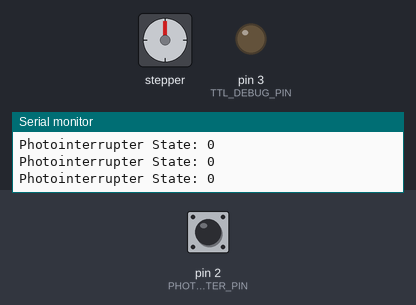
A sketch run on a simulated Arduino Uno, built with avr-gcc and run on an emulated ATmega328P. On the bench: stepper motor, output pins drawn as LEDs (lit = HIGH), the last lines printed to the serial monitor. The test bench sets the inputs (shaded band); at power-on: pin 2 (PHOTO_INTERRUPTER_PIN) LOW. The local clock reads 2024-03-15 10:24:30 at power-on unless the sketch sets it; storage starts empty; stepper angles assume 513 steps per turn; pins used as bus, display or sensor lines are not drawn.

Above: at 1.2 s.
1.3 s: pin 2 (PHOTO_INTERRUPTER_PIN) pulled HIGH for 1 s
At 3.3 s:
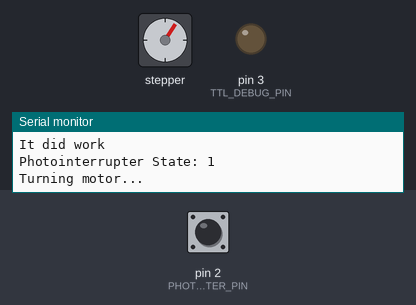
4.4 s: pin 2 (PHOTO_INTERRUPTER_PIN) pulled HIGH for 0.6 s
At 6.2 s:
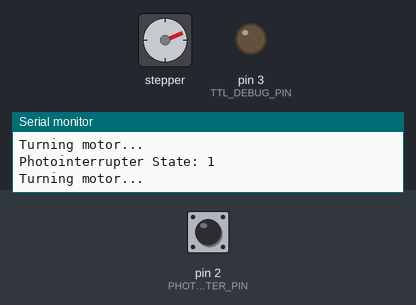
6.8 s: pin 2 (PHOTO_INTERRUPTER_PIN) pulled HIGH for 0.6 s
At 8.8 s:
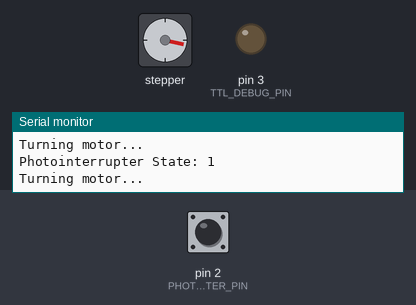
9.1 s: pin 2 (PHOTO_INTERRUPTER_PIN) pulled HIGH for 3.2 s
At 10.7 s:
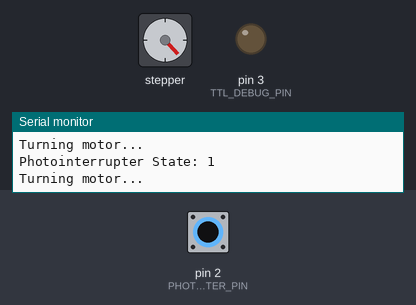
13.8 s: pin 2 (PHOTO_INTERRUPTER_PIN) pulled HIGH for 0.6 s
At 15.5 s:
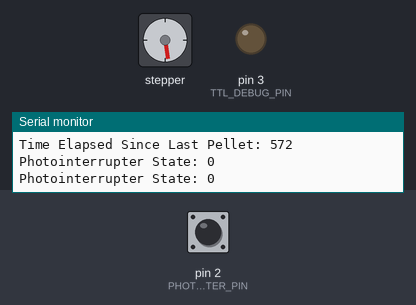
16.3 s: pin 2 (PHOTO_INTERRUPTER_PIN) pulled HIGH for 1 s
At 18.5 s:
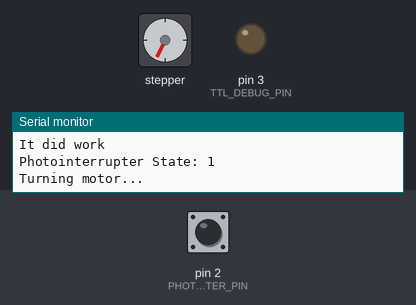
Timing chart, 0 to 20.0 s (numbered marks = the images above; inputs shaded):
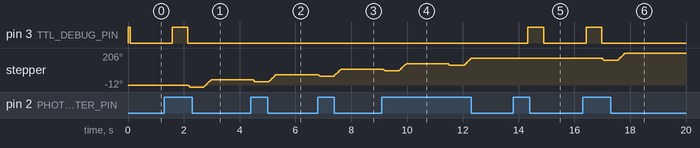

The sketch:

FED_SD_for_datalogger_DS1307_RTC_Alternating_Motor.ino
```cpp
// use this code for Arduino Data Logger Shields with DS1307Real Time Clock.
// Motor is set to alternate direction of rotation according to for loops in lines 160-250

#include <avr/sleep.h>
#include <avr/power.h>
#include <avr/wdt.h>
#include <SdFat.h>                // SD and RTC libraries
#include "RTClib.h"
#include <Wire.h>
#include <Stepper.h>
#include <SPI.h>
#include <Adafruit_GFX.h>
#include <Adafruit_SharpMem.h>
#include <avr/interrupt.h>
#include <avr/io.h>
#include <SoftwareSerial.h>
#include <Adafruit_MotorShield.h>

#define FILENAME "YOUR_FILENAME_HERE.csv"

#define DISPLAY_SERIAL_RX_PIN 255 // we don't need a receive pin, 255 indicates this
// Connect the Arduino pin 3 to the rx pin on the 7 segment display
#define DISPLAY_SERIAL_TX_PIN 9

// Photo interrupter is also the wakeup for the system
#define PHOTO_INTERRUPTER_PIN 2

SoftwareSerial LEDserial = SoftwareSerial(DISPLAY_SERIAL_RX_PIN, DISPLAY_SERIAL_TX_PIN);
SdFat SD;

long previousMillis = 0;
long startTime = 0;
long timeElapsed = 0;
const long day2 = 86400000; // 86400000 milliseconds in a day
const long hour2 = 3600000; // 3600000 milliseconds in an hour
const long minute2 = 60000; // 60000 milliseconds in a minute
const long second2 =  1000; // 1000 milliseconds in a second

const int CS_pin = 10;
RTC_DS1307 RTC;    // refer to the real-time clock on the SD shield
String time;
File dataFile;

const int TTL_DEBUG_PIN = 3;

const int STEPS_TO_INCREMENT = 65;
const int MOTOR_STEPS_PER_REVOLUTION = 513;

int PIState = 1;
int lastState = 1;

int pelletCount = 0;

// Stepper motor with shield test
Adafruit_MotorShield gMotorShield = Adafruit_MotorShield();
// Set the second argument to 1 to use M1 and M2 on the motor shield, or set as 2 to use M3 and M4:
Adafruit_StepperMotor *gPtrToStepper = gMotorShield.getStepper(MOTOR_STEPS_PER_REVOLUTION,1);

int logData() {
  String year, month, day, hour, minute, second;
  power_twi_enable();
  power_spi_enable();

  DateTime datetime = RTC.now();
  year = String(datetime.year(), DEC);
  month = String(datetime.month(), DEC);
  day  = String(datetime.day(),  DEC);
  hour  = String(datetime.hour(),  DEC);
  minute = String(datetime.minute(), DEC);
  second = String(datetime.second(), DEC);

  // concatenates the strings defined above into date and time
  time = month + "/" + day + " " + hour + ":" + minute + ":" + second;

  // opens a file on the SD card and prints a new line with the
  // current reinforcement schedule, the time stamp,
  // the number of sucrose deliveries, the number of active and
  // inactive pokes, and the number of drinking well entries.

  dataFile = SD.open(FILENAME, FILE_WRITE);
  if (dataFile) {
    Serial.println(F("File successfully written..."));
    Serial.println(time);
    dataFile.print(time);
    dataFile.print(",");
    dataFile.print(pelletCount);
    dataFile.print(",");
    dataFile.println(timeElapsed);
    dataFile.close();
  }
  power_twi_disable();
  power_spi_disable();
}

void setup()
{

  // make all unused pins inputs with pullups enabled by default, lowest power drain
  // leave pins 0 & 1 (Arduino RX and TX) as they are
  for (byte i=2; i <= 20; i++) {
    pinMode(i, INPUT_PULLUP);
  }
  ADCSRA = 0;  // disable ADC as we won't be using it
  power_adc_disable(); // ADC converter
  power_timer1_disable();// Timer 1
  power_timer2_disable();// Timer 2

  Serial.begin(9600);
  Serial.println(F("Starting up..."));

  pinMode(PHOTO_INTERRUPTER_PIN, INPUT);
  pinMode(TTL_DEBUG_PIN, OUTPUT);
  pinMode(CS_pin, OUTPUT);
  pinMode(SS, OUTPUT);

  Wire.begin();

  // both the stepper control and RTC use I2C (the Wire library)
  RTC.begin(); // RTC library needs Wire

  // set up stepper
  gMotorShield.begin(); // use default I2C address of 0x40
  gPtrToStepper->setSpeed(30); // rpm, max suggested by Adafruit for this 5V stepper

  if (! RTC.isrunning()) {
    Serial.println(F("RTC is NOT running!"));
    // following line sets the RTC to the date & time this sketch was compiled
    RTC.adjust(DateTime(F(__DATE__), F(__TIME__)));
    // This line sets the RTC with an explicit date & time, for example to set
    // January 21, 2014 at 3am you would call:
    // rtc.adjust(DateTime(2014, 1, 21, 3, 0, 0));
  }

  if (!SD.begin(CS_pin)) {
    Serial.println(F("Card failed, or not present"));
    // don't do anything more:
    while (1) ;
  }

  Serial.println(F("Card initialized."));

  dataFile = SD.open(FILENAME, FILE_WRITE);
  if (! dataFile) {
    Serial.println(F("Error opening datalog.txt"));
    // Wait forever since we cant write data
    while (1) ;
  }

  else {
    dataFile.print(time);
    dataFile.println(F("Time,Pellet Count,Pellet Drop Delay"));
    dataFile.close();
  }

  delay (50);

  // get ready for what the system should be doing
  PIState = digitalRead(PHOTO_INTERRUPTER_PIN);
  lastState = 0;
}

void loop()
{
  int i = 0;
  int j = 0;

  for (i = 0; i < 12; i++){
  PIState = digitalRead(PHOTO_INTERRUPTER_PIN);
  Serial.print("Photointerrupter State: ");
  Serial.println(PIState);
  digitalWrite(TTL_DEBUG_PIN, LOW);

  if (PIState == 1  & PIState != lastState) {
    digitalWrite(TTL_DEBUG_PIN, HIGH);
    startTime = millis();
    Serial.print(F("Time Elapsed Check: "));
    Serial.println(timeElapsed);
    timecounter(timeElapsed);
    pelletCount ++;
    logData();
    Serial.println(F("It did work"));
    lastState = PIState;
  }
  else if (PIState == 1) {
    Serial.println(F("Turning motor..."));
    power_twi_enable();
    gPtrToStepper->step(STEPS_TO_INCREMENT/4,BACKWARD,DOUBLE);
    delay(500);
    if (PIState == 1) {gPtrToStepper->step(STEPS_TO_INCREMENT, FORWARD, DOUBLE);}
    gPtrToStepper->release();
    power_twi_disable();
    lastState = PIState;
    delay(1000);
  }

  else if (PIState == 0 & PIState != lastState) {
    Serial.print(F("Time Elapsed Since Last Pellet: "));
    timeElapsed = millis() - startTime;
    Serial.println(timeElapsed);
    lastState = PIState;
    break;
  }
  delay (500);
  }
    for (j = 0; j < 12; j++){
    PIState = digitalRead(PHOTO_INTERRUPTER_PIN);
  Serial.print("Photointerrupter State: ");
  Serial.println(PIState);
  digitalWrite(TTL_DEBUG_PIN, LOW);

  if (PIState == 1  & PIState != lastState) {
    digitalWrite(TTL_DEBUG_PIN, HIGH);
    startTime = millis();
    Serial.print(F("Time Elapsed Check: "));
    Serial.println(timeElapsed);
    timecounter(timeElapsed);
    pelletCount ++;
    logData();
    Serial.println(F("It did work"));
    lastState = PIState;
  }
  else if (PIState == 1) {
    Serial.println(F("Turning motor..."));
    power_twi_enable();
    gPtrToStepper->step(STEPS_TO_INCREMENT/4,FORWARD, DOUBLE);
    delay(500);
    if (PIState == 1) {gPtrToStepper->step(STEPS_TO_INCREMENT, BACKWARD, DOUBLE);}
    gPtrToStepper->release();
    power_twi_disable();
    lastState = PIState;
    delay(1000);
  }

  else if (PIState == 0 & PIState != lastState) {
    Serial.print(F("Time Elapsed Since Last Pellet: "));
    timeElapsed = millis() - startTime;
    Serial.println(timeElapsed);
    lastState = PIState;
    break;
  }


  delay(500);
}
}

// utility function for digital clock display: prints colon and leading 0
void printDigits(byte digits) {
  if (digits < 10) {
    Serial.print('0');
  }
  Serial.print(digits, DEC);
}

void enterSleep(){
  power_usart0_disable();// Serial (USART)

  sleep_enable();

  attachInterrupt(0, pinInterrupt, RISING);
  lastState = 0;
  delay(100);

  set_sleep_mode(SLEEP_MODE_PWR_DOWN);   /* EDIT: could also use SLEEP_MODE_PWR_DOWN for lowest power consumption. */
  cli();
  sleep_bod_disable();
  sei();
  sleep_cpu();
  sleep_disable();
}

void pinInterrupt(void){
  detachInterrupt(0);
  /* The program will continue from here after the WDT timeout*/
  sleep_disable(); /* First thing to do is disable sleep. */
  /* Re-enable the serial. */
  power_usart0_enable();
}

void timecounter(long timeNow) {
  Serial.println(timeNow);
  int days = timeNow / day2 ;                                //number of days
  int hours = (timeNow % day2) / hour2;                       //the remainder from days division (in milliseconds) divided by hours, this gives the full hours
  int minutes = ((timeNow % day2) % hour2) / minute2 ;         //and so on...
  int seconds = (((timeNow % day2) % hour2) % minute2) / second2;
  int mil = ((((timeNow % day2) % hour2) % minute2) % second2);

  // digital clock display of current time
  printDigits(hours); Serial.print(":");
  printDigits(minutes); Serial.print(":");
  printDigits(seconds); Serial.print(":");
  printDigits(mil);
  Serial.println();
}
```

Measured:
- after the input at 1.3 s, pin 3 (TTL_DEBUG_PIN): LOW → HIGH after 0.28 s, → LOW 0.56 s later; stepper: turns 12° counter-clockwise in 0.06 s, then 46° clockwise in 0.26 s
- after the input at 4.4 s, stepper: turns 11° counter-clockwise in 0.06 s, then 45° clockwise in 0.26 s
- after the input at 6.8 s, stepper: turns 11° counter-clockwise in 0.06 s, then 46° clockwise in 0.26 s
- after the input at 9.1 s, stepper: turns 12° counter-clockwise in 0.06 s, then 46° clockwise in 0.26 s, then 11° counter-clockwise in 0.06 s, then 45° clockwise in 0.26 s
- after the input at 13.8 s, pin 3 (TTL_DEBUG_PIN): LOW → HIGH after 0.52 s, → LOW 0.57 s later
- after the input at 16.3 s, pin 3 (TTL_DEBUG_PIN): LOW → HIGH after 0.12 s, → LOW 0.57 s later; stepper: turns 11° counter-clockwise in 0.04 s, then 46° clockwise in 0.26 s
